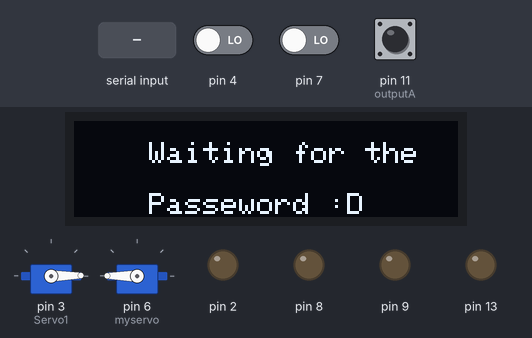
Bench run of a sketch on a simulated Arduino Uno, built with avr-gcc and run on an emulated ATmega328P. Shown: 2 × servo, 128×32 one-colour display, output pins drawn as LEDs (lit = HIGH). Inputs (shaded band) come from the test bench; at power-on: pin 4 LOW, pin 7 LOW, pin 11 (outputA) HIGH. What the sketch prints to the serial monitor is not drawn.

Above: at 1.3 s.
1.4 s: "1" received over Serial
At 1.9 s:
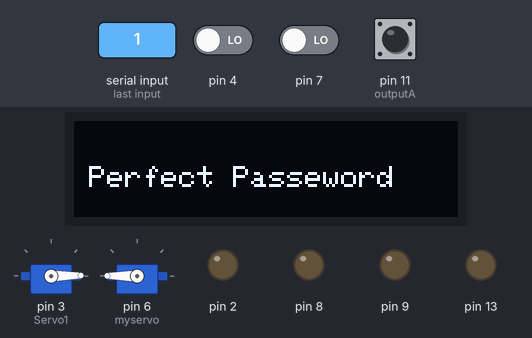
At 11.7 s:
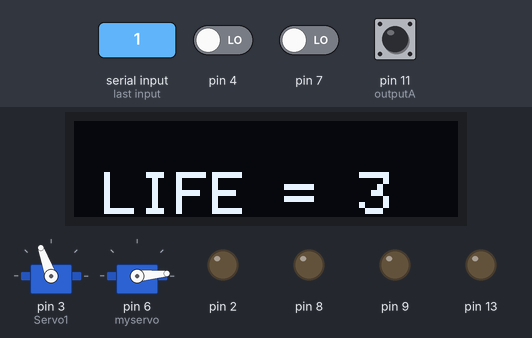
Timing chart, 0 to 12.0 s (numbered marks = the images above; inputs shaded):
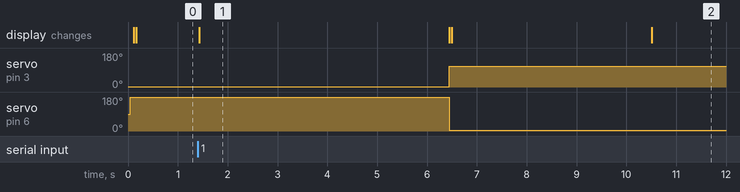

Measured:
- after the input at 1.4 s, servo on pin 3 (Servo1): 1° → 110° after 5.0 s; servo on pin 6 (myservo): 180° → 5° after 5.0 s; the display: changes at once (image 1)
- what the display in image 1 shows lasts 5.0 s, from 1.4 s to 6.4 s

The sketch:

JunctionCode.ino
```cpp
#include <Servo.h>
#include <SPI.h>
#include <Wire.h>
#include <Adafruit_GFX.h>
#include <Adafruit_SSD1306.h>
#define SCREEN_WIDTH 128
#define SCREEN_HEIGHT 32
#define OLED_RESET     4
#define outputA 11
#define outputB 12


Adafruit_SSD1306 display(SCREEN_WIDTH, SCREEN_HEIGHT, &Wire, OLED_RESET);

Servo myservo;
Servo Servo1;

unsigned long currentTime;
bool victory=true;

const String mpf = "Perfect Passeword";
const String mpb = "Medium Passeword";
const String mptf1 = "Verry bad";
const String mptf2 = "passeword";
const String welcome = "Welcome";
const String wait1 = "Waiting for the";
const String wait2 = "Passeword :D";

String lifeStr = "";

char data;

byte count=0;
byte life=0;

int counter = 0;
int aState;
int aLastState;
bool hd1,hd2;


void setup() {
pinMode(2,OUTPUT);
pinMode(3,OUTPUT);
pinMode(9,OUTPUT);
digitalWrite(2,LOW);
digitalWrite(3,LOW);
digitalWrite(9,LOW);

pinMode(7,INPUT);
pinMode(8,OUTPUT);
digitalWrite(8,LOW);
life = 100;
Servo1.attach(3);
myservo.attach(6);
pinMode(4,INPUT);
pinMode(13,OUTPUT);
Servo1.write(1);
delay(40);
myservo.write(180);
delay(40);
Serial.begin(9600);

  if(!display.begin(SSD1306_SWITCHCAPVCC, 0x3C)) {
    Serial.println(F("SSD1306 allocation failed"));
    for(;;);
  }
display.clearDisplay();


pinMode (outputA,INPUT);
   pinMode (outputB,INPUT);
   aLastState = digitalRead(outputA);
   delay(40);
   hd1=hd2=false;
}

void loop() {
///////////////////////////////////////////////////////////////////////////////////////////////
///////////////////////////////////////////////////////////////////////////////////////////////
while(true){
afficherWait();
if (Serial.available()){
  data = Serial.read();
  Serial.println(data);
  if (data == '1' ){  //Dans le cas ou le mot de passe est fort
    clearLCD();
    afficherMPF();
    delay(5000);
    myservo.write(5);
    clearLCD();
    display.display();
    break;
  }

  else if (data == '2' ){  //Dans le cas ou le mot de passe est un peu faible
    clearLCD();
    afficherMPB();
    delay(5000);
    clearLCD();
    display.display();
  }

  else if (data == '3' ){  //Dans le cas ou le mot de passe est très fabile faible
    clearLCD();
    afficherMPTF();
    delay(5000);
    clearLCD();
    display.display();
  }
 }
}
///////////////////////////////////////////////////////////////////////////////////////////////
///////////////////////////////////////////////////////////////////////////////////////////////
while(true){
 currentTime=millis();
 while (millis()-currentTime < 7000){
   if(!digitalRead(4)) {Servo1.write(110),delay(40);victory=false;afficherLose();delay(4000);display.clearDisplay();break;}
  }
 if(victory==true){
 afficheGJ();delay(4000);display.clearDisplay();Blinky(10,400);break;
 }
 break;
 }
///////////////////////////////////////////////////////////////////////////////////////////////
///////////////////////////////////////////////////////////////////////////////////////////////
life = 3;
while(true){
 if (digitalRead(7)) {digitalWrite(8,HIGH);count++;}
 else digitalWrite(8,LOW);
 //afficher sur LCD combiens de vie il reste
 if (count > 2) {life--;count = 0;}
 Serial.print("Life= ");Serial.println(life);
 if (life == 0) {afficheDead();delay(4000);display.clearDisplay();break;}
 lifeStr = String(life);
 afficherVie(lifeStr);
 delay(300);
 }
///////////////////////////////////////////////////////////////////////////////////////////////
///////////////////////////////////////////////////////////////////////////////////////////////

while (true){
  aState = digitalRead(outputA);
   if (aState != aLastState){
   if (digitalRead(outputB) != aState) {
       counter ++;
     }
   else {
       counter --;
     }
     Serial.print("Position: ");
     Serial.println(counter);
   }
   aLastState = aState;


  if (counter>-20) {

    while(true){
      violet();delay(1000);orange();delay(1000);
      }

    }

  }

}

void afficher(String y){
display.clearDisplay();
display.setTextSize(1);
display.setTextColor(WHITE);
display.setCursor(5,15);
display.println(y);
display.display();
  }

void afficherMPF(){
display.clearDisplay();
display.setTextSize(1);
display.setTextColor(WHITE);
display.setCursor(5,15);
display.println(mpf);
display.display();
  }

void afficherMPB(){
display.clearDisplay();
display.setTextSize(1);
display.setTextColor(WHITE);
display.setCursor(5,15);
display.println(mpb);
display.display();
  }

void afficherMPTF(){
display.clearDisplay();
display.setTextSize(1);
display.setTextColor(WHITE);
display.setCursor(30,7);
display.println(mptf1);
display.setCursor(30,24);
display.println(mptf2);
display.display();
  }

void afficherWait(){
display.clearDisplay();
display.setTextSize(1);
display.setTextColor(WHITE);
display.setCursor(25,7);
display.println(wait1);
display.setCursor(25,24);
display.println(wait2);
display.display();
  }

void afficherWelcome(){
display.clearDisplay();
display.setTextSize(2);
display.setTextColor(WHITE);
display.setCursor(10,17);
display.println(welcome);
display.display();
  }

void afficherVie(String x){
display.clearDisplay();
display.setTextSize(2);
display.setTextColor(WHITE);
display.setCursor(10,17);
display.println("LIFE =  ");
display.setCursor(95,17);
display.println(lifeStr);
display.display();
  }

void afficherLose(){
display.clearDisplay();
display.setTextSize(1);
display.setTextColor(WHITE);
display.setCursor(20,17);
display.println("Don't Give");
display.setCursor(10,24);
display.println("your passeword");
display.display();
  }

void afficheGJ(){
display.clearDisplay();
display.setTextSize(1);
display.setTextColor(WHITE);
display.setCursor(10,24);
display.println("Good Job !!");
display.display();
  }

void afficheDead(){
display.clearDisplay();
display.setTextSize(1);
display.setTextColor(WHITE);
display.setCursor(10,24);
display.println("Ouuups!!");
display.display();
  }


void clearLCD(){
  display.clearDisplay();
  }


void Blinky(int i, int t){
  for(i=0;i<10;i++){
    digitalWrite(13,LOW);delay(t);digitalWrite(13,HIGH);delay(t);
    }
    digitalWrite(13,LOW);
  }


 void violet(){
  digitalWrite(2,HIGH);
  digitalWrite(3,HIGH);
  digitalWrite(9,LOW);
  }

  void orange(){
  digitalWrite(2,HIGH);
  digitalWrite(3,LOW);
  digitalWrite(9,HIGH);
  }
```
